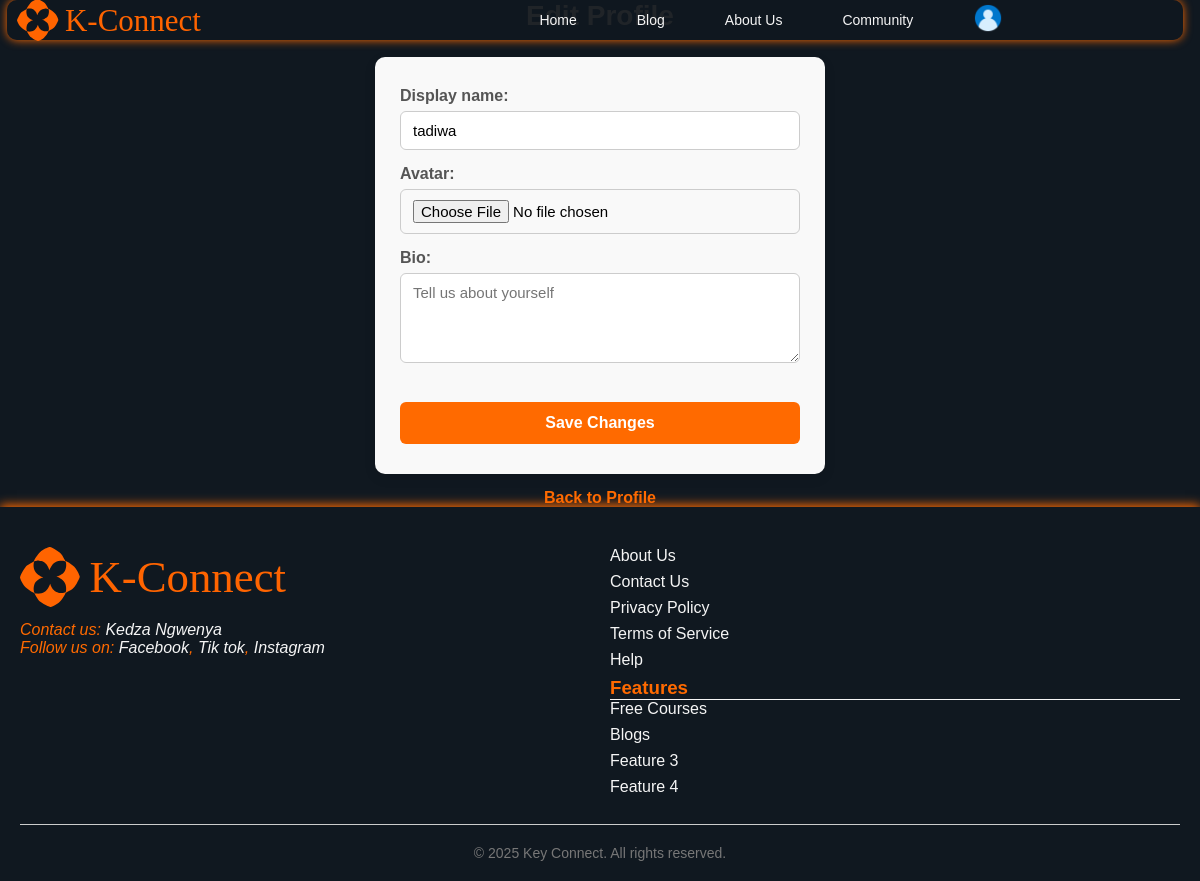
The app's page /profile/edit/ (signed in), older data.
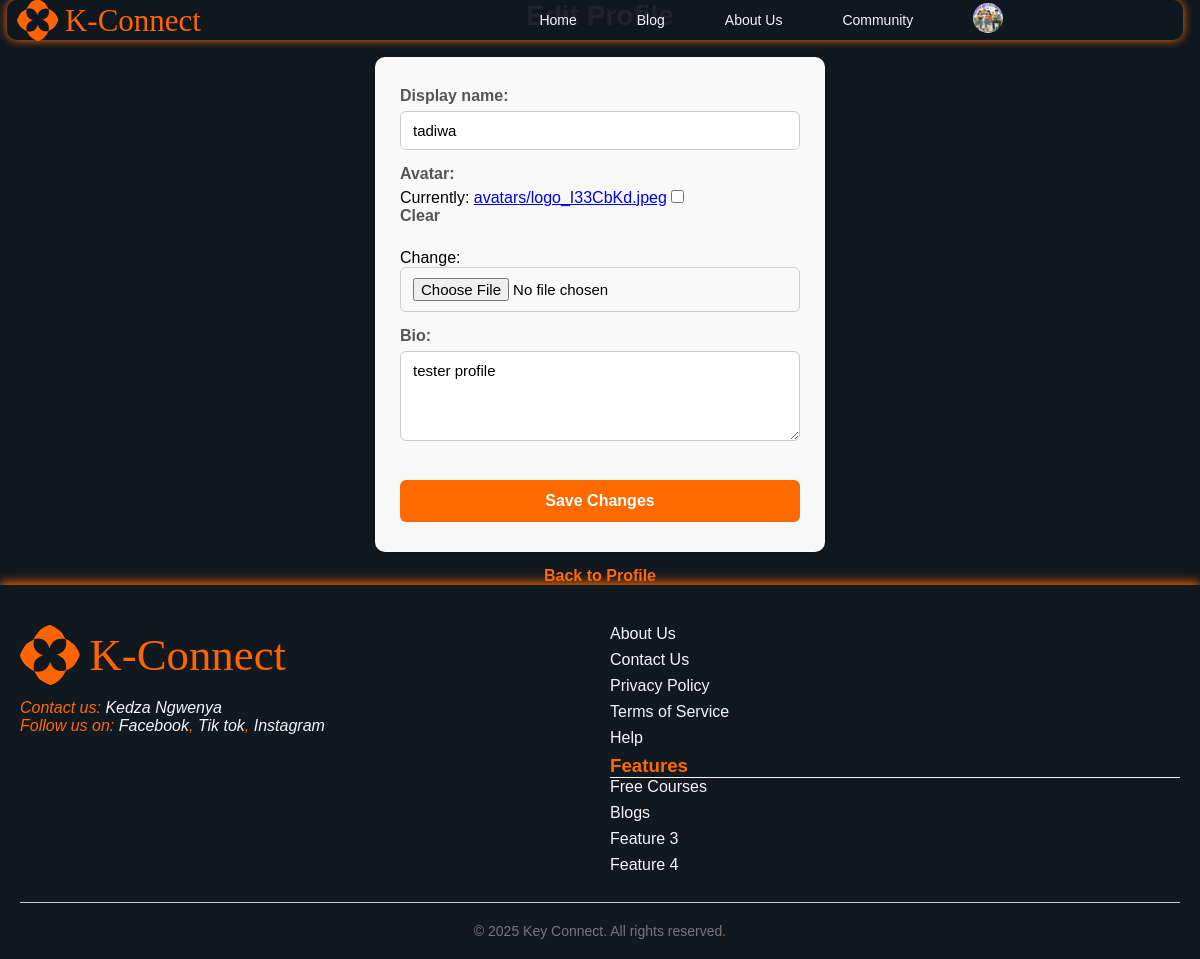
The same page, newer data.
### keyConnectapp/models.py (models this page shows, shortened)
class Profile(models.Model):
    user = models.OneToOneField(settings.AUTH_USER_MODEL, on_delete=models.CASCADE)
    display_name = models.CharField(max_length=100, blank=True)
    avatar = models.ImageField(upload_to="avatars/", blank=True, null=True)
    bio = models.TextField(blank=True)
    personal_details = models.TextField(blank=True)  # Additional personal info

### keyConnectapp/views.py (the view)
# urls.py: path('profile/edit/', views.edit_profile_view, name='edit_profile'),
@login_required
def edit_profile_view(request):
    profile = getattr(request.user, 'profile', None)
    if request.method == 'POST':
        form = ProfileForm(request.POST, request.FILES, instance=profile)
        if form.is_valid():
            form.save()
            messages.success(request, 'Profile updated successfully.')
            return redirect('profile', user_id=request.user.id)
    else:
        form = ProfileForm(instance=profile)
    return render(request, 'keyConnectapp/edit_profile.html', {'form': form})

### keyConnectapp/forms.py
class ProfileForm(forms.ModelForm):
    class Meta:
        model = Profile
        fields = ['display_name', 'avatar', 'bio']
        widgets = {
            'bio': forms.Textarea(attrs={'rows': 4, 'placeholder': 'Tell us about yourself'}),
        }

### keyConnectapp/context_processors.py (called while the page is built)
def user_profile(request):
    if request.user.is_authenticated:
        try:
            profile = Profile.objects.get(user=request.user)
        except Profile.DoesNotExist:
            profile = None
    else:
        profile = None
    return {'nav_profile': profile}

### keyConnectapp/templates/keyConnectapp/edit_profile.html (shortened to what this page needs)
{% extends "base.html" %}
{% load static %}
{% block content %}
<h2 class="edit-profile__title">Edit Profile</h2>
<form method="post" enctype="multipart/form-data" class="edit-profile__form">
    <div class="edit-profile__form-fields">
        {{ form.as_p }}
    </div>
    <button type="submit" class="edit-profile__submit-btn">Save Changes</button>
</form>
<a href="{% url 'profile' request.user.id %}" class="edit-profile__back-link">Back to Profile</a>
{% endblock %}

### templates/base.html (shortened to what this page needs)
<!DOCTYPE html>
<html>
<head>
    {% load static %}
    <link rel="stylesheet" href="{% static 'keyConnectapp/style.css' %}">
</head>
<body>
    <header class="main-header">
    <nav class="navbar">
        <img class="logo" src="{% static 'keyConnectapp/images/k-connectsidelogo.svg' %}" alt="Logo" />
        <ul class="nav-links">
            <li><a href="{% url 'home' %}">Home</a></li>
            <li><a href="{% url 'blog' %}">Blog</a></li>
            <li><a href="{% url 'about_us' %}">About Us</a></li>
            <li><a href="{% url 'community_list' %}">Community</a></li>
            {% if user.is_authenticated %}
            <li class="profile-dropdown">
                <img src="{% if nav_profile and nav_profile.avatar %}{{ nav_profile.avatar.url }}{% else %}{% static 'keyConnectapp/images/default_avatar.png' %}{% endif %}"
                    alt="Profile" class="nav-profile-pic" />
            </li>
            {% else %}
            <li><a href="{% url 'login' %}">Login</a></li>
            <li><a href="{% url 'register' %}"><span class="sign-up">Register</span></a></li>
            {% endif %}
        </ul>
    </nav>
</header>
    <main>
        {% block content %}{% endblock %}
    </main>
    <footer>
        <div class="footer-container">
            <address class="footer-left">
                <div class="footer-logo">
                    <img class="logo" src="{% static 'keyConnectapp/images/k-connectsidelogo.svg' %}" alt="Logo">
                </div>
                <p>Contact us: <a href="mailto:kedzangwenya@gmail.com">Kedza Ngwenya</a></p>
                <p>Follow us on:
                    <a href="https://www.facebook.com/MrafricaNgwenya">Facebook</a>,
                    <a href="https://www.tiktok.com/@mr_africa_official?_t=ZS-8yn49LGngob&_r=1">Tik tok</a>,
                    <a href=" https://www.instagram.com/mr_africa_black_is_power?igsh=eW40cGF0cjF5djY0">Instagram</a>
                </p>
            </address>
            <div class="footer-right">
                <nav class="footer-nav">
                    <ul>
                        <li><a href="{% url 'about_us' %}">About Us</a></li>
                        <li><a href="#">Contact Us</a></li>
                        <li><a href="#">Privacy Policy</a></li>
                        <li><a href="#">Terms of Service</a></li>
                        <li><a href="#">Help</a></li>
                    </ul>
                </nav>
                <div class="feature">
                    <h3>Features</h3>
                    <ul>
                        <li><a href="#">Free Courses</a></li>
                        <li><a href="#">Blogs</a></li>
                        <li><a href="#">Feature 3</a></li>
                        <li><a href="#">Feature 4</a></li>
                    </ul>
                </div>
            </div>
        </div>
        <div class="footer-bottom">
            <p>&copy; 2025 Key Connect. All rights reserved.</p>
        </div>
    </footer>
</body>
</html>

Row changes from the older to the newer data that the page shows:
changed Profile "tadiwa": avatar: picture added; bio (not shown) → "tester profile"
Text that changed along with them:
form field as_p: (not shown) → "☐"
text no longer shown: "Display name: Avatar: Bio:"
text now shown: "Display name: Avatar: Currently: avatars/logo_I33CbKd.jpeg Clear Change: Bio:"
